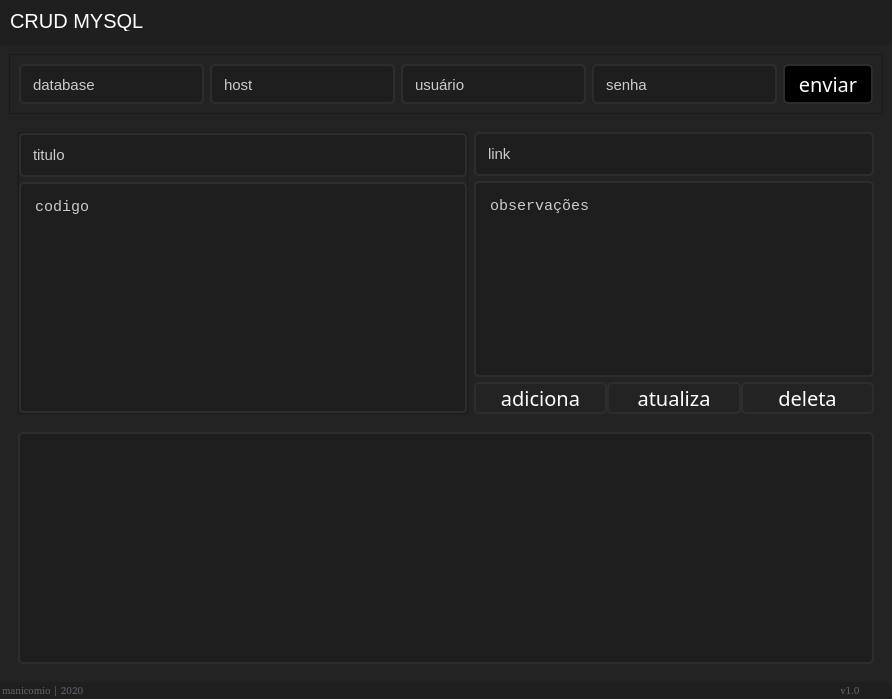
<?xml version="1.0" encoding="UTF-8"?>
<ui version="4.0">
 <class>MainWindow</class>
 <widget class="QMainWindow" name="MainWindow">
  <property name="geometry">
   <rect>
    <x>0</x>
    <y>0</y>
    <width>892</width>
    <height>699</height>
   </rect>
  </property>
  <property name="windowTitle">
   <string>MainWindow</string>
  </property>
  <widget class="QWidget" name="janela_pai">
   <layout class="QVBoxLayout" name="verticalLayout">
    <property name="spacing">
     <number>0</number>
    </property>
    <property name="leftMargin">
     <number>0</number>
    </property>
    <property name="topMargin">
     <number>0</number>
    </property>
    <property name="rightMargin">
     <number>0</number>
    </property>
    <property name="bottomMargin">
     <number>0</number>
    </property>
    <item>
     <widget class="QFrame" name="menuTopo">
      <property name="maximumSize">
       <size>
        <width>16777215</width>
        <height>45</height>
       </size>
      </property>
      <property name="styleSheet">
       <string notr="true">background-color: rgb(31, 31, 31);</string>
      </property>
      <property name="frameShape">
       <enum>QFrame::NoFrame</enum>
      </property>
      <property name="frameShadow">
       <enum>QFrame::Raised</enum>
      </property>
      <layout class="QHBoxLayout" name="horizontalLayout_2">
       <property name="spacing">
        <number>0</number>
       </property>
       <property name="leftMargin">
        <number>0</number>
       </property>
       <property name="topMargin">
        <number>0</number>
       </property>
       <property name="rightMargin">
        <number>0</number>
       </property>
       <property name="bottomMargin">
        <number>0</number>
       </property>
       <item>
        <widget class="QFrame" name="frame_informacoes">
         <property name="minimumSize">
          <size>
           <width>0</width>
           <height>0</height>
          </size>
         </property>
         <property name="styleSheet">
          <string notr="true">background-color: rgb(31,31,31);</string>
         </property>
         <property name="frameShape">
          <enum>QFrame::NoFrame</enum>
         </property>
         <property name="frameShadow">
          <enum>QFrame::Raised</enum>
         </property>
         <widget class="QLabel" name="label_6">
          <property name="geometry">
           <rect>
            <x>10</x>
            <y>10</y>
            <width>171</width>
            <height>21</height>
           </rect>
          </property>
          <property name="styleSheet">
           <string notr="true">QLabel{
	background-color: transparent;
	color: rgb(255, 255, 255);
font: 20px Segoe UI, bold;
}</string>
          </property>
          <property name="text">
           <string>CRUD MYSQL</string>
          </property>
         </widget>
        </widget>
       </item>
       <item>
        <widget class="QFrame" name="frame_minimizar">
         <property name="minimumSize">
          <size>
           <width>50</width>
           <height>50</height>
          </size>
         </property>
         <property name="maximumSize">
          <size>
           <width>50</width>
           <height>50</height>
          </size>
         </property>
         <property name="styleSheet">
          <string notr="true">background-color: rgb(31,31,31);</string>
         </property>
         <property name="frameShape">
          <enum>QFrame::NoFrame</enum>
         </property>
         <property name="frameShadow">
          <enum>QFrame::Raised</enum>
         </property>
         <widget class="QPushButton" name="botao_minimizar">
          <property name="geometry">
           <rect>
            <x>10</x>
            <y>0</y>
            <width>50</width>
            <height>50</height>
           </rect>
          </property>
          <property name="styleSheet">
           <string notr="true">QPushButton {
	background-image: url(:/minimizar/images/minimize.png);
	background-repeat: no-repeat;
	background-position: center;
	border: none;
}
QPushButton:hover {
	background-color: rgb(30,144,255);
}
QPushButton:pressed {
	background-color: rgb(1,84,149);
}</string>
          </property>
          <property name="text">
           <string/>
          </property>
         </widget>
        </widget>
       </item>
       <item>
        <widget class="QFrame" name="frame_fechar">
         <property name="minimumSize">
          <size>
           <width>50</width>
           <height>50</height>
          </size>
         </property>
         <property name="maximumSize">
          <size>
           <width>50</width>
           <height>50</height>
          </size>
         </property>
         <property name="styleSheet">
          <string notr="true">background-color: rgb(31,31,31);</string>
         </property>
         <property name="frameShape">
          <enum>QFrame::NoFrame</enum>
         </property>
         <property name="frameShadow">
          <enum>QFrame::Raised</enum>
         </property>
         <widget class="QPushButton" name="botao_fechar">
          <property name="geometry">
           <rect>
            <x>0</x>
            <y>0</y>
            <width>50</width>
            <height>50</height>
           </rect>
          </property>
          <property name="styleSheet">
           <string notr="true">QPushButton {
	background-image: url(:/fechar/images/icons8-delete-24.png);
	background-repeat: no-repeat;
	background-position: center;
	border: none;
}
QPushButton:hover {
	background-color: rgb(30,144,255);
}
QPushButton:pressed {
	background-color: rgb(1,84,149);
}</string>
          </property>
          <property name="text">
           <string/>
          </property>
         </widget>
        </widget>
       </item>
      </layout>
     </widget>
    </item>
    <item>
     <widget class="QFrame" name="conteiner_central">
      <property name="styleSheet">
       <string notr="true">background-color: rgb(35, 35, 35);</string>
      </property>
      <property name="frameShape">
       <enum>QFrame::NoFrame</enum>
      </property>
      <property name="frameShadow">
       <enum>QFrame::Raised</enum>
      </property>
      <layout class="QHBoxLayout" name="horizontalLayout" stretch="0">
       <property name="spacing">
        <number>0</number>
       </property>
       <property name="leftMargin">
        <number>0</number>
       </property>
       <property name="topMargin">
        <number>0</number>
       </property>
       <property name="rightMargin">
        <number>0</number>
       </property>
       <property name="bottomMargin">
        <number>0</number>
       </property>
       <item>
        <widget class="QFrame" name="janela_central">
         <property name="frameShape">
          <enum>QFrame::NoFrame</enum>
         </property>
         <property name="frameShadow">
          <enum>QFrame::Raised</enum>
         </property>
         <layout class="QVBoxLayout" name="verticalLayout_4">
          <property name="spacing">
           <number>0</number>
          </property>
          <property name="leftMargin">
           <number>0</number>
          </property>
          <property name="topMargin">
           <number>0</number>
          </property>
          <property name="rightMargin">
           <number>0</number>
          </property>
          <property name="bottomMargin">
           <number>0</number>
          </property>
          <item>
           <widget class="QStackedWidget" name="stackedWidget">
            <property name="frameShape">
             <enum>QFrame::NoFrame</enum>
            </property>
            <property name="currentIndex">
             <number>0</number>
            </property>
            <widget class="QWidget" name="banco_de_dados">
             <layout class="QVBoxLayout" name="verticalLayout_13">
              <property name="spacing">
               <number>9</number>
              </property>
              <property name="leftMargin">
               <number>9</number>
              </property>
              <property name="topMargin">
               <number>9</number>
              </property>
              <property name="rightMargin">
               <number>9</number>
              </property>
              <property name="bottomMargin">
               <number>9</number>
              </property>
              <item>
               <widget class="QFrame" name="frame">
                <property name="frameShape">
                 <enum>QFrame::StyledPanel</enum>
                </property>
                <property name="frameShadow">
                 <enum>QFrame::Raised</enum>
                </property>
                <layout class="QHBoxLayout" name="horizontalLayout_3">
                 <item>
                  <widget class="QLineEdit" name="input_db">
                   <property name="minimumSize">
                    <size>
                     <width>0</width>
                     <height>40</height>
                    </size>
                   </property>
                   <property name="styleSheet">
                    <string notr="true">QLineEdit{
border: 2px solid rgb(45,45,45);
border-radius: 5px;
padding: 10px;
background-color: rgb(30,30,30);
	color: rgb(203, 203, 203);
font: 15px Segoe UI, bold;
}
QLineEdit:hover{
border: 2px solid rgb(55,55,55);
}
QLineEdit:focus{
border: 2px solid  rgb(85, 170, 255);
	color: rgb(85, 170, 255);
}</string>
                   </property>
                   <property name="text">
                    <string>database</string>
                   </property>
                   <property name="echoMode">
                    <enum>QLineEdit::Normal</enum>
                   </property>
                   <property name="clearButtonEnabled">
                    <bool>false</bool>
                   </property>
                  </widget>
                 </item>
                 <item>
                  <widget class="QLineEdit" name="input_host">
                   <property name="minimumSize">
                    <size>
                     <width>0</width>
                     <height>40</height>
                    </size>
                   </property>
                   <property name="styleSheet">
                    <string notr="true">QLineEdit{
border: 2px solid rgb(45,45,45);
border-radius: 5px;
padding: 10px;
background-color: rgb(30,30,30);
	color: rgb(203, 203, 203);
font: 15px Segoe UI, bold;
}
QLineEdit:hover{
border: 2px solid rgb(55,55,55);
}
QLineEdit:focus{
border: 2px solid  rgb(85, 170, 255);
	color: rgb(85, 170, 255);
}</string>
                   </property>
                   <property name="text">
                    <string>host</string>
                   </property>
                   <property name="echoMode">
                    <enum>QLineEdit::Normal</enum>
                   </property>
                   <property name="clearButtonEnabled">
                    <bool>false</bool>
                   </property>
                  </widget>
                 </item>
                 <item>
                  <widget class="QLineEdit" name="input_usuario">
                   <property name="minimumSize">
                    <size>
                     <width>0</width>
                     <height>40</height>
                    </size>
                   </property>
                   <property name="styleSheet">
                    <string notr="true">QLineEdit{
border: 2px solid rgb(45,45,45);
border-radius: 5px;
padding: 10px;
background-color: rgb(30,30,30);
	color: rgb(203, 203, 203);
font: 15px Segoe UI, bold;
}
QLineEdit:hover{
border: 2px solid rgb(55,55,55);
}
QLineEdit:focus{
border: 2px solid  rgb(85, 170, 255);
	color: rgb(85, 170, 255);
}</string>
                   </property>
                   <property name="text">
                    <string>usuário</string>
                   </property>
                   <property name="echoMode">
                    <enum>QLineEdit::Normal</enum>
                   </property>
                   <property name="clearButtonEnabled">
                    <bool>false</bool>
                   </property>
                  </widget>
                 </item>
                 <item>
                  <widget class="QLineEdit" name="input_senha">
                   <property name="minimumSize">
                    <size>
                     <width>0</width>
                     <height>40</height>
                    </size>
                   </property>
                   <property name="styleSheet">
                    <string notr="true">QLineEdit{
border: 2px solid rgb(45,45,45);
border-radius: 5px;
padding: 10px;
background-color: rgb(30,30,30);
	color: rgb(203, 203, 203);
font: 15px Segoe UI, bold;
}
QLineEdit:hover{
border: 2px solid rgb(55,55,55);
}
QLineEdit:focus{
border: 2px solid  rgb(85, 170, 255);
	color: rgb(85, 170, 255);
}</string>
                   </property>
                   <property name="text">
                    <string>senha</string>
                   </property>
                   <property name="echoMode">
                    <enum>QLineEdit::Normal</enum>
                   </property>
                   <property name="clearButtonEnabled">
                    <bool>false</bool>
                   </property>
                  </widget>
                 </item>
                 <item>
                  <widget class="QPushButton" name="btn_enviar">
                   <property name="minimumSize">
                    <size>
                     <width>90</width>
                     <height>40</height>
                    </size>
                   </property>
                   <property name="styleSheet">
                    <string notr="true">QPushButton {
	background-color:rgb(0,0,0);
	background-repeat: no-repeat;
	background-position: center;
	border: 2px solid rgb(45,45,45);
border-radius: 5px;
	color: rgb(255, 255, 255);
	font: 20px SegoeUIl, bold;
}
QPushButton:hover {
	background-color: rgb(30,144,255);
}
QPushButton:pressed {
	background-color: rgb(1,84,149);
}</string>
                   </property>
                   <property name="text">
                    <string>enviar</string>
                   </property>
                  </widget>
                 </item>
                </layout>
               </widget>
              </item>
              <item>
               <widget class="QFrame" name="barra_menus_banco_dados">
                <property name="minimumSize">
                 <size>
                  <width>0</width>
                  <height>300</height>
                 </size>
                </property>
                <property name="frameShape">
                 <enum>QFrame::NoFrame</enum>
                </property>
                <property name="frameShadow">
                 <enum>QFrame::Raised</enum>
                </property>
                <layout class="QHBoxLayout" name="horizontalLayout_17">
                 <item>
                  <widget class="QFrame" name="conteiner_esquerda_db">
                   <property name="frameShape">
                    <enum>QFrame::StyledPanel</enum>
                   </property>
                   <property name="frameShadow">
                    <enum>QFrame::Raised</enum>
                   </property>
                   <layout class="QVBoxLayout" name="verticalLayout_15">
                    <property name="spacing">
                     <number>5</number>
                    </property>
                    <property name="leftMargin">
                     <number>0</number>
                    </property>
                    <property name="topMargin">
                     <number>0</number>
                    </property>
                    <property name="rightMargin">
                     <number>0</number>
                    </property>
                    <property name="bottomMargin">
                     <number>0</number>
                    </property>
                    <item>
                     <widget class="QLineEdit" name="db_texto_titulo">
                      <property name="minimumSize">
                       <size>
                        <width>0</width>
                        <height>40</height>
                       </size>
                      </property>
                      <property name="styleSheet">
                       <string notr="true">QLineEdit{
border: 2px solid rgb(45,45,45);
border-radius: 5px;
padding: 10px;
background-color: rgb(30,30,30);
	color: rgb(203, 203, 203);
font: 15px Segoe UI, bold;
}
QLineEdit:hover{
border: 2px solid rgb(55,55,55);
}
QLineEdit:focus{
border: 2px solid  rgb(85, 170, 255);
	color: rgb(85, 170, 255);
}</string>
                      </property>
                      <property name="text">
                       <string>titulo</string>
                      </property>
                      <property name="echoMode">
                       <enum>QLineEdit::Normal</enum>
                      </property>
                      <property name="clearButtonEnabled">
                       <bool>false</bool>
                      </property>
                     </widget>
                    </item>
                    <item>
                     <widget class="QTextEdit" name="db_texto_codigo">
                      <property name="styleSheet">
                       <string notr="true">QTextEdit{
border: 2px solid rgb(45,45,45);
border-radius: 5px;
padding: 10px;
background-color: rgb(30,30,30);
	color: rgb(203, 203, 203);
font: 15px Courier New;
}
QTextEdit:hover{
border: 2px solid rgb(55,55,55);
}
QTextEdit:focus{
border: 2px solid  rgb(85, 170, 255);
	color: rgb(85, 170, 255);
}</string>
                      </property>
                      <property name="html">
                       <string>&lt;!DOCTYPE HTML PUBLIC &quot;-//W3C//DTD HTML 4.0//EN&quot; &quot;http://www.w3.org/TR/REC-html40/strict.dtd&quot;&gt;
&lt;html&gt;&lt;head&gt;&lt;meta name=&quot;qrichtext&quot; content=&quot;1&quot; /&gt;&lt;style type=&quot;text/css&quot;&gt;
p, li { white-space: pre-wrap; }
&lt;/style&gt;&lt;/head&gt;&lt;body style=&quot; font-family:'Courier New'; font-size:15px; font-weight:400; font-style:normal;&quot;&gt;
&lt;p style=&quot; margin-top:0px; margin-bottom:0px; margin-left:0px; margin-right:0px; -qt-block-indent:0; text-indent:0px;&quot;&gt;&lt;span style=&quot; font-size:15px;&quot;&gt;codigo&lt;/span&gt;&lt;/p&gt;&lt;/body&gt;&lt;/html&gt;</string>
                      </property>
                      <property name="overwriteMode">
                       <bool>false</bool>
                      </property>
                      <property name="placeholderText">
                       <string/>
                      </property>
                     </widget>
                    </item>
                   </layout>
                  </widget>
                 </item>
                 <item>
                  <widget class="QFrame" name="conteiner_direita_db">
                   <property name="maximumSize">
                    <size>
                     <width>400</width>
                     <height>16777215</height>
                    </size>
                   </property>
                   <property name="frameShape">
                    <enum>QFrame::NoFrame</enum>
                   </property>
                   <property name="frameShadow">
                    <enum>QFrame::Raised</enum>
                   </property>
                   <layout class="QVBoxLayout" name="verticalLayout_14">
                    <property name="spacing">
                     <number>5</number>
                    </property>
                    <property name="leftMargin">
                     <number>0</number>
                    </property>
                    <property name="topMargin">
                     <number>0</number>
                    </property>
                    <property name="rightMargin">
                     <number>0</number>
                    </property>
                    <property name="bottomMargin">
                     <number>0</number>
                    </property>
                    <item>
                     <widget class="QLineEdit" name="db_texto_link">
                      <property name="minimumSize">
                       <size>
                        <width>0</width>
                        <height>40</height>
                       </size>
                      </property>
                      <property name="styleSheet">
                       <string notr="true">QLineEdit{
border: 2px solid rgb(45,45,45);
border-radius: 5px;
padding: 10px;
background-color: rgb(30,30,30);
	color: rgb(203, 203, 203);
font: 15px Segoe UI, bold;
}
QLineEdit:hover{
border: 2px solid rgb(55,55,55);
}
QLineEdit:focus{
border: 2px solid  rgb(85, 170, 255);
	color: rgb(85, 170, 255);
}</string>
                      </property>
                      <property name="text">
                       <string>link</string>
                      </property>
                     </widget>
                    </item>
                    <item>
                     <widget class="QTextEdit" name="db_texto_observacao">
                      <property name="maximumSize">
                       <size>
                        <width>16777215</width>
                        <height>250</height>
                       </size>
                      </property>
                      <property name="styleSheet">
                       <string notr="true">QTextEdit{
border: 2px solid rgb(45,45,45);
border-radius: 5px;
padding: 10px;
background-color: rgb(30,30,30);
	color: rgb(203, 203, 203);
font: 15px Courier New;
}
QTextEdit:hover{
border: 2px solid rgb(55,55,55);
}
QTextEdit:focus{
border: 2px solid  rgb(85, 170, 255);
	color: rgb(85, 170, 255);
}</string>
                      </property>
                      <property name="html">
                       <string>&lt;!DOCTYPE HTML PUBLIC &quot;-//W3C//DTD HTML 4.0//EN&quot; &quot;http://www.w3.org/TR/REC-html40/strict.dtd&quot;&gt;
&lt;html&gt;&lt;head&gt;&lt;meta name=&quot;qrichtext&quot; content=&quot;1&quot; /&gt;&lt;style type=&quot;text/css&quot;&gt;
p, li { white-space: pre-wrap; }
&lt;/style&gt;&lt;/head&gt;&lt;body style=&quot; font-family:'Courier New'; font-size:15px; font-weight:400; font-style:normal;&quot;&gt;
&lt;p style=&quot; margin-top:0px; margin-bottom:0px; margin-left:0px; margin-right:0px; -qt-block-indent:0; text-indent:0px;&quot;&gt;&lt;span style=&quot; font-size:15px;&quot;&gt;observações&lt;/span&gt;&lt;/p&gt;&lt;/body&gt;&lt;/html&gt;</string>
                      </property>
                     </widget>
                    </item>
                    <item>
                     <widget class="QFrame" name="conteiner_menus_db">
                      <property name="frameShape">
                       <enum>QFrame::NoFrame</enum>
                      </property>
                      <property name="frameShadow">
                       <enum>QFrame::Raised</enum>
                      </property>
                      <layout class="QHBoxLayout" name="horizontalLayout_18">
                       <property name="spacing">
                        <number>0</number>
                       </property>
                       <property name="leftMargin">
                        <number>0</number>
                       </property>
                       <property name="topMargin">
                        <number>0</number>
                       </property>
                       <property name="rightMargin">
                        <number>0</number>
                       </property>
                       <property name="bottomMargin">
                        <number>0</number>
                       </property>
                       <item>
                        <widget class="QPushButton" name="botao_db_adiciona">
                         <property name="styleSheet">
                          <string notr="true">QPushButton {
	background-color:transparent;
	background-repeat: no-repeat;
	background-position: center;
	border: 2px solid rgb(45,45,45);
border-radius: 5px;
	color: rgb(255, 255, 255);
	font: 20px SegoeUIl, bold;
}
QPushButton:hover {
	background-color: rgb(30,144,255);
}
QPushButton:pressed {
	background-color: rgb(1,84,149);
}</string>
                         </property>
                         <property name="text">
                          <string>adiciona</string>
                         </property>
                        </widget>
                       </item>
                       <item>
                        <widget class="QPushButton" name="botao_db_atualiza">
                         <property name="styleSheet">
                          <string notr="true">QPushButton {
	background-color:transparent;
	background-repeat: no-repeat;
	background-position: center;
	border: 2px solid rgb(45,45,45);
border-radius: 5px;
	color: rgb(255, 255, 255);
	font: 20px SegoeUIl, bold;
}
QPushButton:hover {
	background-color: rgb(30,144,255);
}
QPushButton:pressed {
	background-color: rgb(1,84,149);
}</string>
                         </property>
                         <property name="text">
                          <string>atualiza</string>
                         </property>
                        </widget>
                       </item>
                       <item>
                        <widget class="QPushButton" name="botao_db_deleta">
                         <property name="styleSheet">
                          <string notr="true">QPushButton {
	background-color:transparent;
	background-repeat: no-repeat;
	background-position: center;
	border: 2px solid rgb(45,45,45);
border-radius: 5px;
	color: rgb(255, 255, 255);
	font: 20px SegoeUIl, bold;
}
QPushButton:hover {
	background-color: rgb(30,144,255);
}
QPushButton:pressed {
	background-color: rgb(1,84,149);
}</string>
                         </property>
                         <property name="text">
                          <string>deleta</string>
                         </property>
                        </widget>
                       </item>
                      </layout>
                     </widget>
                    </item>
                   </layout>
                  </widget>
                 </item>
                </layout>
               </widget>
              </item>
              <item>
               <widget class="QFrame" name="conteiner_dados_db">
                <property name="frameShape">
                 <enum>QFrame::NoFrame</enum>
                </property>
                <property name="frameShadow">
                 <enum>QFrame::Raised</enum>
                </property>
                <layout class="QHBoxLayout" name="horizontalLayout_16">
                 <property name="spacing">
                  <number>0</number>
                 </property>
                 <property name="leftMargin">
                  <number>9</number>
                 </property>
                 <property name="topMargin">
                  <number>0</number>
                 </property>
                 <property name="rightMargin">
                  <number>9</number>
                 </property>
                 <property name="bottomMargin">
                  <number>9</number>
                 </property>
                 <item>
                  <widget class="QTableView" name="tabela_dados_db">
                   <property name="styleSheet">
                    <string notr="true">QHeaderView {
background: rgb(30, 30, 30);
}
QHeaderView::section{
	color: rgb(255, 255, 255);
background: rgb(35,35,35);
}
QTableCornerButton::section{
background: rgb(35,35,35);
}
QHeaderView::section:pressed{
background: rgb(30,144,255);
}
QTableCornerButton::section:pressed{
background: rgb(30,144,255);
}



QTableView{
border: 2px solid rgb(45,45,45);
border-radius: 5px;
padding: 10px;
background-color: rgb(30,30,30);
	color: rgb(203, 203, 203);
font: 15px Segoe UI, bold;
}
QTableView:hover{
border: 2px solid rgb(55,55,55);
}
QTableView:focus{
border: 2px solid  rgb(85, 170, 255);
	color: rgb(85, 170, 255);
}
* { gridline-color: gray }</string>
                   </property>
                   <property name="frameShape">
                    <enum>QFrame::NoFrame</enum>
                   </property>
                   <property name="gridStyle">
                    <enum>Qt::SolidLine</enum>
                   </property>
                   <attribute name="horizontalHeaderDefaultSectionSize">
                    <number>150</number>
                   </attribute>
                  </widget>
                 </item>
                </layout>
               </widget>
              </item>
             </layout>
            </widget>
           </widget>
          </item>
          <item>
           <widget class="QFrame" name="rodape">
            <property name="minimumSize">
             <size>
              <width>0</width>
              <height>17</height>
             </size>
            </property>
            <property name="styleSheet">
             <string notr="true">background-color: rgb(31, 31, 31);</string>
            </property>
            <property name="frameShape">
             <enum>QFrame::NoFrame</enum>
            </property>
            <property name="frameShadow">
             <enum>QFrame::Raised</enum>
            </property>
            <layout class="QHBoxLayout" name="horizontalLayout_7">
             <property name="spacing">
              <number>0</number>
             </property>
             <property name="leftMargin">
              <number>0</number>
             </property>
             <property name="topMargin">
              <number>0</number>
             </property>
             <property name="rightMargin">
              <number>0</number>
             </property>
             <property name="bottomMargin">
              <number>0</number>
             </property>
             <item>
              <widget class="QLabel" name="rodape_desenvolvedor">
               <property name="styleSheet">
                <string notr="true">QLabel{
	background-color: transparent;
	color: rgb(98, 103, 111);
font: 10px ,Segoe UI;
margin-right: 5px;
}

</string>
               </property>
               <property name="text">
                <string>manicomio | 2020</string>
               </property>
              </widget>
             </item>
             <item>
              <widget class="QLabel" name="rodape_versao">
               <property name="styleSheet">
                <string notr="true">QLabel{
	background-color: transparent;
	color: rgb(98, 103, 111);
font: 10px ,Segoe UI;
margin-right: 5px;
}

</string>
               </property>
               <property name="text">
                <string>v1.0  </string>
               </property>
               <property name="alignment">
                <set>Qt::AlignRight|Qt::AlignTrailing|Qt::AlignVCenter</set>
               </property>
              </widget>
             </item>
             <item>
              <widget class="QFrame" name="redimensionador">
               <property name="maximumSize">
                <size>
                 <width>20</width>
                 <height>20</height>
                </size>
               </property>
               <property name="styleSheet">
                <string notr="true">QSizeGrip {
	
	background-image: url(:/redimensiona/images/cil-move.png);
	background-position: center;
	background-repeat: no-reperat;
}</string>
               </property>
               <property name="frameShape">
                <enum>QFrame::NoFrame</enum>
               </property>
               <property name="frameShadow">
                <enum>QFrame::Raised</enum>
               </property>
              </widget>
             </item>
            </layout>
           </widget>
          </item>
         </layout>
        </widget>
       </item>
      </layout>
     </widget>
    </item>
   </layout>
  </widget>
 </widget>
 <resources>
  <include location="files_rc.qrc"/>
 </resources>
 <connections/>
</ui>
